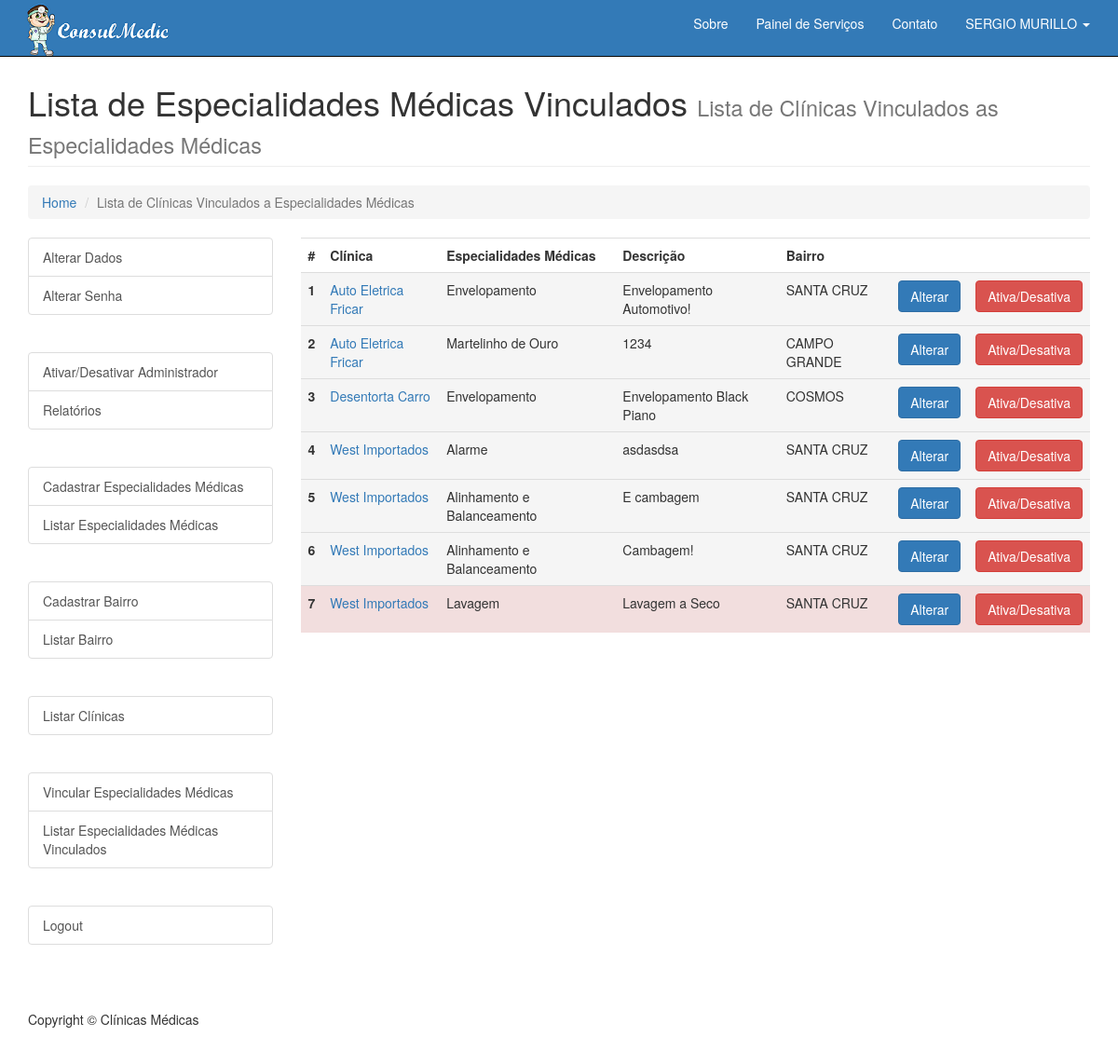
Before: /listaServico.php (signed in) with the older database file.
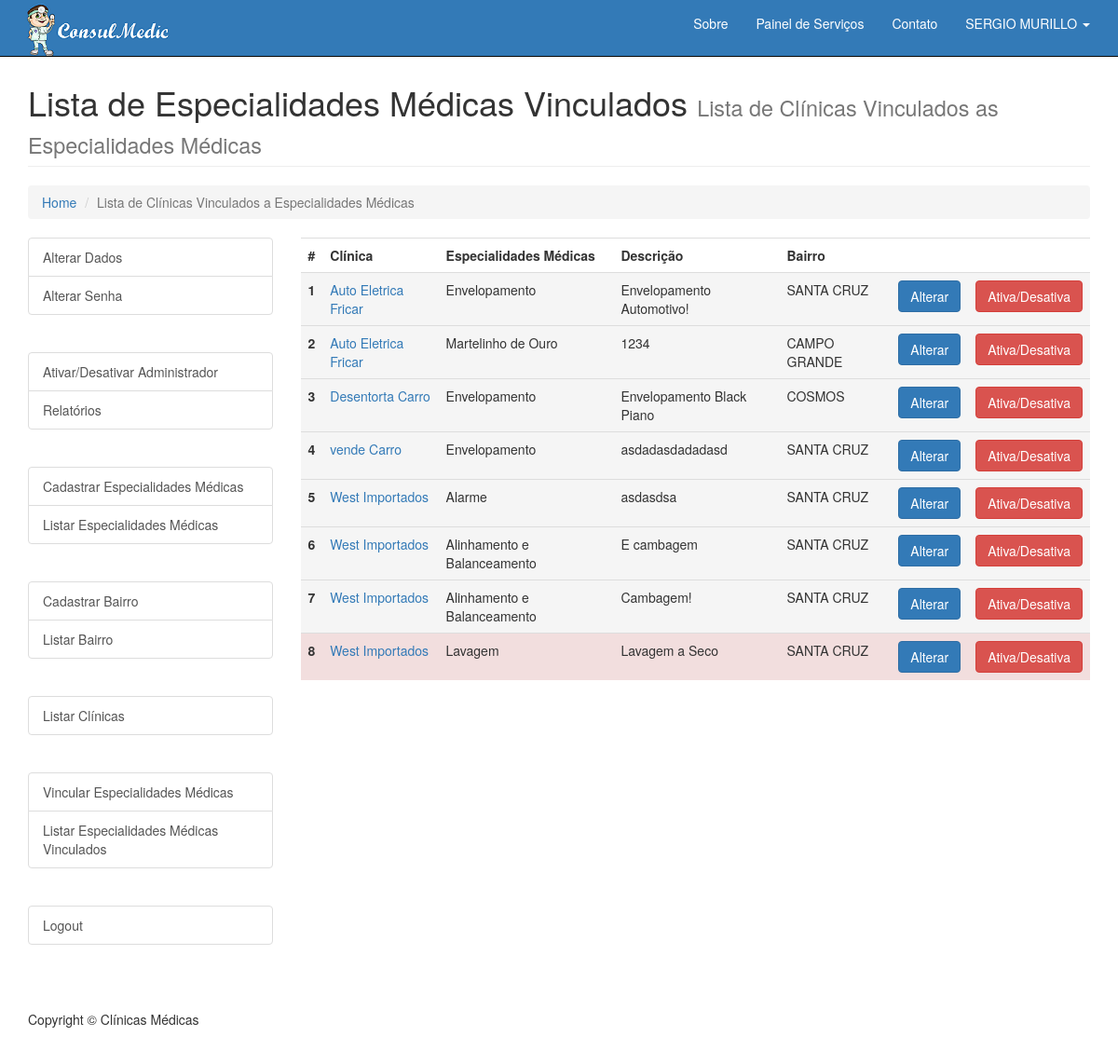
After: the same page with the newer database file.
### tables this page shows
CREATE TABLE `tb_serv_cli` (
  `idClientes` int(11) NOT NULL,
  `idServicos` int(11) NOT NULL,
  `descricao` varchar(255) NOT NULL,
  `estatus` varchar(1) DEFAULT NULL
);

CREATE TABLE `clientes` (
  `idCliente` int(11) NOT NULL,
  `nomeCliente` varchar(55) NOT NULL,
  `endCliente` varchar(50) NOT NULL,
  `numCliente` int(4) NOT NULL,
  `bairroCliente` varchar(15) NOT NULL,
  `cepCliente` varchar(9) NOT NULL,
  `telCliente` varchar(10) NOT NULL,
  `celCliente` varchar(10) NOT NULL,
  `descCliente` varchar(255) NOT NULL,
  `estatus` varchar(1) NOT NULL,
  `idUsuario` int(11) NOT NULL,
  `image1` varchar(100) DEFAULT NULL,
  `image2` varchar(100) DEFAULT NULL,
  `image3` varchar(100) DEFAULT NULL
);

CREATE TABLE `servicos` (
  `idServico` int(11) NOT NULL,
  `nomeServico` varchar(155) NOT NULL
);

### class/classClinicaMedica.php (called while the page is built, shortened)
<?php
class classClinicaMedica{
    private $host = "localhost";
    private $dbname = "carrolista";
    private $user = "root";
    private $senha = "";
    function conecta(){
        $this->pdo = new PDO("mysql:host=$this->host;dbname=$this->dbname", "$this->user", "$this->senha");
    }
}
?>

### class/classServicos.php (the view, shortened to what this page needs)
<?php
class classServicos extends classCliente{
    function listaServicos($idUsuario){
        try{
            $listaServico = $this->pdo->prepare("SELECT c.nomeCliente,s.nomeServico,sc.descricao,c.bairroCliente,c.idCliente,s.idServico,sc.estatus,c.idCliente "
                    . "FROM clientes c INNER JOIN tb_serv_cli sc ON c.idCliente = sc.idClientes "
                    . "INNER JOIN servicos s ON sc.idServicos = s.idServico "
                    . "WHERE c.idUsuario = :idUsuario "
                    . "ORDER BY c.nomeCliente,s.nomeServico ");
            $listaServico->execute(array(
                ':idUsuario' =>$idUsuario
            ));
            $i=1;
            while ($servicos = $listaServico->fetch(PDO::FETCH_NUM)){
                $class = ($servicos[6] == 'A')? "class='active'":"class='danger'";
                echo "<tr $class><td><b>".$i++."</b></td>"
                        . "<td><a href='descCliente.php?cliente=".$servicos[7]."'>".$servicos[0]."</a></td>"
                        . "<td>".$servicos[1]."</td>"
                        . "<td>".$servicos[2]."</td>"
                        . "<td>".$servicos[3]."</td>"
                        . "<td><a href='altServico.php?cliente=".$servicos[4]."&servico=".$servicos[5]."' class='btn btn-primary'>Alterar</a></td>"
                        . "<td><a href='desativaServico.php?cliente=".$servicos[4]."&servico=".$servicos[5]."' class='btn btn-danger'>Ativa/Desativa</a></td>"
                        . "</tr>";
            }
        } catch (Exception $e) {
            echo 'Error: '. $e->getMessage();
        }
    }
}

Changed rows visible on the page:
added tb_serv_cli: idClientes.nomeCliente "vende Carro", idServicos.nomeServico "Envelopamento", descricao "asdadasdadadasd", idClientes.bairroCliente "SANTA CRUZ"
